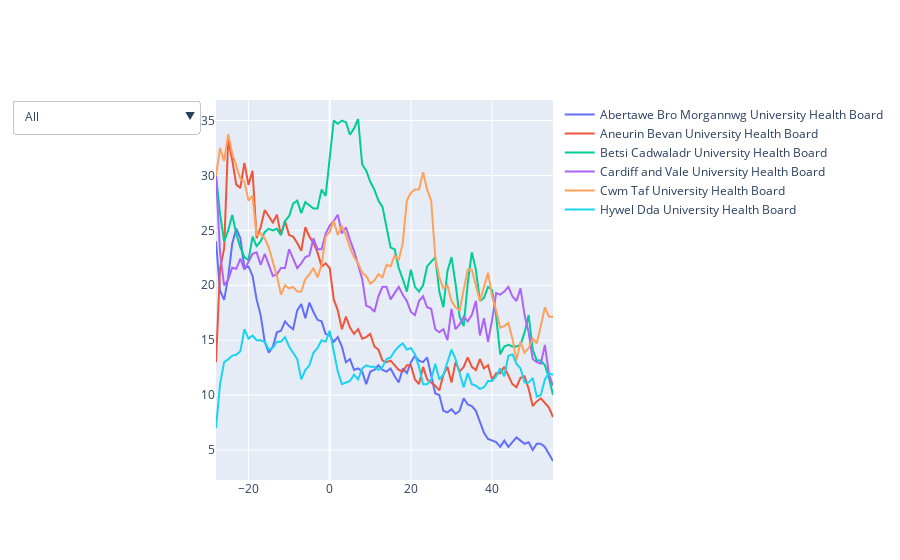

Notebook source saved alongside this figure:
### Code cell
import plotly.graph_objects as go
fig = go.Figure()

for column in hbs_columns.columns.to_list():
    fig.add_trace(
        go.Scatter(
            x = hbs_columns.index,
            y = hbs_columns[column],
            name = column
        )
    )
    
main_title = 'Rolling average (over one week) of daily hospital admissions<br>Health board:  '
fig.update_layout(
    updatemenus=[go.layout.Updatemenu(
        active=0,
        buttons=list(
            [dict(label = 'All',
                  method = 'update',
                  args = [{'visible': [True, True, True, True, True, True]},
                          {'title': main_title + 'All',
                           'showlegend':True}]),
             dict(label = 'Abertawe Bro Morgannwg',
                  method = 'update',
                  args = [{'visible': [True, False, False, False, False, False]}, # the index of True aligns with the indices of plot traces
                          {'title': main_title + 'Abertawe Bro Morgannwg',
                           'showlegend':True}]),
             dict(label = 'Aneurin Bevan',
                  method = 'update',
                  args = [{'visible': [False, True, False, False, False, False]},
                          {'title': main_title + 'Aneurin Bevan',
                           'showlegend':True}]),
             dict(label = 'Betsi Cadwaladr',
                  method = 'update',
                  args = [{'visible': [False, False, True, False, False, False]},
                          {'title': main_title + 'Betsi Cadwaladr',
                           'showlegend':True}]),
             dict(label = 'Cardiff and Vale',
                  method = 'update',
                  args = [{'visible': [False, False, False, True, False, False]},
                          {'title': main_title + 'Cardiff and Vale',
                           'showlegend':True}]),
             dict(label = 'Cwm Taf',
                  method = 'update',
                  args = [{'visible': [False, False, False, False, True, False]},
                          {'title': main_title + 'Cwm Taf',
                           'showlegend':True}]),
             dict(label = 'Hywel Dda',
                  method = 'update',
                  args = [{'visible': [False, False, False, False, False, True]},
                          {'title': main_title + 'Hywel Dda',
                           'showlegend':True}]),
            ])
        )
    ])

fig.write_html('visualisations/lockdown_countdown_admissions.html')
fig.show()

### Figure 1 — Plotly figure (JSON) as saved in the notebook; plotly's stock layout.template omitted (floating-point values rounded to 4 significant figures)
{"data": [{"name": "Abertawe Bro Morgannwg University Health Board", "type": "scatter", "x": [-28, -27, -26, -25, -24, -23, -22, -21, -20, -19, -18, -17, -16, -15, -14, -13, -12, -11, -10, -9, -8, -7, -6, -5, -4, -3, -2, -1, 0, 1, 2, 3, 4, 5, 6, 7, 8, 9, 10, 11, 12, 13, 14, 15, 16, 17, 18, 19, 20, 21, 22, 23, 24, 25, 26, 27, 28, 29, 30, 31, 32, 33, 34, 35, 36, 37, 38, 39, 40, 41, 42, 43, 44, 45, 46, 47, 48, 49, 50, 51, 52, 53, 54, 55], "y": [24, 19.5, 18.67, 20.75, 23.8, 25.17, 24.29, 21.57, 21.71, 20.86, 18.71, 17.29, 14.86, 13.86, 14.43, 15.71, 15.86, 16.71, 16.29, 16, 17.71, 18.29, 17, 18.43, 17.57, 16.86, 16.71, 15.57, 15.43, 14.86, 15.29, 14.43, 13, 13.29, 12.29, 12.43, 12.14, 11, 12.14, 12.29, 12.71, 12.29, 12.14, 12.43, 11.71, 11.14, 12.43, 12, 13, 13.57, 13.14, 13, 13.43, 11.71, 10.14, 10, 8.571, 8.429, 8.714, 8.286, 8.571, 9.714, 9.143, 9, 8.571, 7.571, 6.571, 6, 5.857, 5.714, 5.286, 5.857, 5.286, 5.714, 6.143, 5.857, 5.571, 5.714, 5, 5.571, 5.571, 5.286, 4.571, 4]}, {"name": "Aneurin Bevan University Health Board", "type": "scatter", "x": [-28, -27, -26, -25, -24, -23, -22, -21, -20, -19, -18, -17, -16, -15, -14, -13, -12, -11, -10, -9, -8, -7, -6, -5, -4, -3, -2, -1, 0, 1, 2, 3, 4, 5, 6, 7, 8, 9, 10, 11, 12, 13, 14, 15, 16, 17, 18, 19, 20, 21, 22, 23, 24, 25, 26, 27, 28, 29, 30, 31, 32, 33, 34, 35, 36, 37, 38, 39, 40, 41, 42, 43, 44, 45, 46, 47, 48, 49, 50, 51, 52, 53, 54, 55], "y": [13, 21.5, 23.33, 33.25, 31.4, 29.17, 28.86, 31.14, 29.14, 30.43, 24.29, 25.29, 26.86, 26.29, 25.71, 26.43, 24.57, 25.86, 24.57, 24.43, 23.86, 23.14, 25.29, 24.43, 23.86, 23, 21.71, 22, 21.57, 18.71, 17.71, 16, 17.14, 16.14, 15.57, 16, 15.14, 15.29, 15.57, 14.43, 14.14, 13.14, 13, 13.14, 12.71, 12.29, 12.14, 12.71, 12.71, 11.43, 11, 12.57, 11.43, 11.14, 10.86, 10.43, 11.86, 12.57, 11.14, 13, 12.14, 12.57, 13.43, 12.57, 12.29, 13.29, 12.43, 12.71, 11.43, 12, 12, 12.57, 11.71, 11, 10.71, 11.57, 11.71, 10.57, 9, 9.429, 9.714, 9.286, 8.857, 8]}, {"name": "Betsi Cadwaladr University Health Board", "type": "scatter", "x": [-28, -27, -26, -25, -24, -23, -22, -21, -20, -19, -18, -17, -16, -15, -14, -13, -12, -11, -10, -9, -8, -7, -6, -5, -4, -3, -2, -1, 0, 1, 2, 3, 4, 5, 6, 7, 8, 9, 10, 11, 12, 13, 14, 15, 16, 17, 18, 19, 20, 21, 22, 23, 24, 25, 26, 27, 28, 29, 30, 31, 32, 33, 34, 35, 36, 37, 38, 39, 40, 41, 42, 43, 44, 45, 46, 47, 48, 49, 50, 51, 52, 53, 54, 55], "y": [30, 26.5, 24, 25, 26.4, 24.67, 23.43, 22.57, 22.29, 24.43, 23.57, 24, 24.86, 25.14, 25, 25.14, 24.57, 25.86, 26.29, 27.43, 27.71, 26.57, 27.57, 27.29, 27, 27, 28.71, 28.14, 31.71, 35, 34.71, 35, 34.86, 33.71, 34.29, 35.14, 31, 30.43, 29.43, 28.71, 27.71, 27.14, 25.29, 23.43, 23.29, 21.57, 20.57, 19.43, 21.43, 19.86, 19.43, 20, 21.71, 22.14, 22.57, 19.43, 18, 21.29, 22.57, 20.14, 17.14, 16.29, 20.14, 23, 21.43, 18.57, 18.86, 19.86, 19.57, 17.14, 13.71, 14.43, 14.57, 14.43, 14.43, 14.57, 15.71, 17.29, 14.14, 13.14, 13.14, 12.71, 11.57, 10]}, {"name": "Cardiff and Vale University Health Board", "type": "scatter", "x": [-28, -27, -26, -25, -24, -23, -22, -21, -20, -19, -18, -17, -16, -15, -14, -13, -12, -11, -10, -9, -8, -7, -6, -5, -4, -3, -2, -1, 0, 1, 2, 3, 4, 5, 6, 7, 8, 9, 10, 11, 12, 13, 14, 15, 16, 17, 18, 19, 20, 21, 22, 23, 24, 25, 26, 27, 28, 29, 30, 31, 32, 33, 34, 35, 36, 37, 38, 39, 40, 41, 42, 43, 44, 45, 46, 47, 48, 49, 50, 51, 52, 53, 54, 55], "y": [30, 23, 20, 20.5, 21.6, 21.5, 22.43, 21.43, 22.14, 22.86, 23, 21.86, 22.86, 21.86, 20.86, 21, 21.57, 21.57, 23.29, 22.43, 21.57, 22, 22.57, 22.71, 24.29, 23.29, 23.29, 24.71, 25.43, 25.86, 26.43, 24.71, 25.29, 24.14, 23.14, 21.86, 20.57, 18.14, 18, 17.57, 19, 19.86, 19.86, 18.71, 19.29, 19.86, 19.14, 18.57, 17.57, 17.29, 18.57, 19, 18, 17.86, 16, 15.71, 16, 15, 17.86, 16, 16.43, 17.14, 16.71, 17.29, 18.57, 15.43, 17, 14.86, 16.86, 19.29, 19.14, 19.43, 19.86, 19, 18.57, 19.71, 17.29, 15.71, 13.29, 13, 12.86, 14.57, 11.86, 10.86]}, {"name": "Cwm Taf University Health Board", "type": "scatter", "x": [-28, -27, -26, -25, -24, -23, -22, -21, -20, -19, -18, -17, -16, -15, -14, -13, -12, -11, -10, -9, -8, -7, -6, -5, -4, -3, -2, -1, 0, 1, 2, 3, 4, 5, 6, 7, 8, 9, 10, 11, 12, 13, 14, 15, 16, 17, 18, 19, 20, 21, 22, 23, 24, 25, 26, 27, 28, 29, 30, 31, 32, 33, 34, 35, 36, 37, 38, 39, 40, 41, 42, 43, 44, 45, 46, 47, 48, 49, 50, 51, 52, 53, 54, 55], "y": [30, 32.5, 31.33, 33.75, 32, 30.83, 29.71, 29.43, 27.71, 28.14, 24.57, 24.71, 24.29, 23.43, 22.14, 20.86, 19.14, 20, 19.71, 19.86, 19.43, 19.43, 20.57, 21, 21.57, 20.71, 21.86, 24.43, 24.86, 25.86, 24.57, 25.43, 24.57, 23.43, 22.57, 22, 21.14, 20.86, 20.14, 20.43, 21, 20.71, 21.86, 21.71, 22.71, 22.29, 23.86, 27.71, 28.43, 28.71, 28.71, 30.29, 28.71, 27.71, 22.57, 20.71, 19.71, 20, 18.57, 18, 17.71, 19.71, 21.43, 21.43, 20, 18.57, 19.86, 21.14, 19, 17.71, 16.14, 16.29, 16.57, 15.14, 13.14, 14.86, 13.86, 14.29, 15.14, 14.71, 16.29, 18, 17.14, 17.14]}, {"name": "Hywel Dda University Health Board", "type": "scatter", "x": [-28, -27, -26, -25, -24, -23, -22, -21, -20, -19, -18, -17, -16, -15, -14, -13, -12, -11, -10, -9, -8, -7, -6, -5, -4, -3, -2, -1, 0, 1, 2, 3, 4, 5, 6, 7, 8, 9, 10, 11, 12, 13, 14, 15, 16, 17, 18, 19, 20, 21, 22, 23, 24, 25, 26, 27, 28, 29, 30, 31, 32, 33, 34, 35, 36, 37, 38, 39, 40, 41, 42, 43, 44, 45, 46, 47, 48, 49, 50, 51, 52, 53, 54, 55], "y": [7, 11, 13, 13.25, 13.6, 13.67, 14, 16, 15.14, 15.43, 15, 15, 14.86, 14.14, 14.29, 14.86, 14.86, 15.29, 14.43, 13.86, 13.29, 11.43, 12.29, 12.71, 13.86, 14.29, 15, 14.86, 15.86, 14, 12.14, 11, 11.14, 11.29, 11.86, 11.43, 12.43, 12.71, 12.57, 12.57, 12.29, 12.57, 13.29, 13.43, 14, 14.43, 14.71, 14.14, 14.29, 13.71, 12.57, 11, 11, 11.43, 12.86, 11.43, 11.86, 13, 14.14, 13.29, 12, 10.71, 12, 11, 10.86, 10.57, 10.71, 11.29, 11.29, 11.71, 12.43, 11.71, 13.57, 13.71, 12.86, 12.43, 11.14, 11.14, 11.57, 9.857, 10, 11.43, 12, 11.86]}], "layout": {"updatemenus": [{"active": 0, "buttons": [{"args": [{"visible": [true, true, true, true, true, true]}, {"showlegend": true, "title": "Rolling average (over one week) of daily hospital admissions<br>Health board:  All"}], "label": "All", "method": "update"}, {"args": [{"visible": [true, false, false, false, false, false]}, {"showlegend": true, "title": "Rolling average (over one week) of daily hospital admissions<br>Health board:  Abertawe Bro Morgannwg"}], "label": "Abertawe Bro Morgannwg", "method": "update"}, {"args": [{"visible": [false, true, false, false, false, false]}, {"showlegend": true, "title": "Rolling average (over one week) of daily hospital admissions<br>Health board:  Aneurin Bevan"}], "label": "Aneurin Bevan", "method": "update"}, {"args": [{"visible": [false, false, true, false, false, false]}, {"showlegend": true, "title": "Rolling average (over one week) of daily hospital admissions<br>Health board:  Betsi Cadwaladr"}], "label": "Betsi Cadwaladr", "method": "update"}, {"args": [{"visible": [false, false, false, true, false, false]}, {"showlegend": true, "title": "Rolling average (over one week) of daily hospital admissions<br>Health board:  Cardiff and Vale"}], "label": "Cardiff and Vale", "method": "update"}, {"args": [{"visible": [false, false, false, false, true, false]}, {"showlegend": true, "title": "Rolling average (over one week) of daily hospital admissions<br>Health board:  Cwm Taf"}], "label": "Cwm Taf", "method": "update"}, {"args": [{"visible": [false, false, false, false, false, true]}, {"showlegend": true, "title": "Rolling average (over one week) of daily hospital admissions<br>Health board:  Hywel Dda"}], "label": "Hywel Dda", "method": "update"}]}]}}
